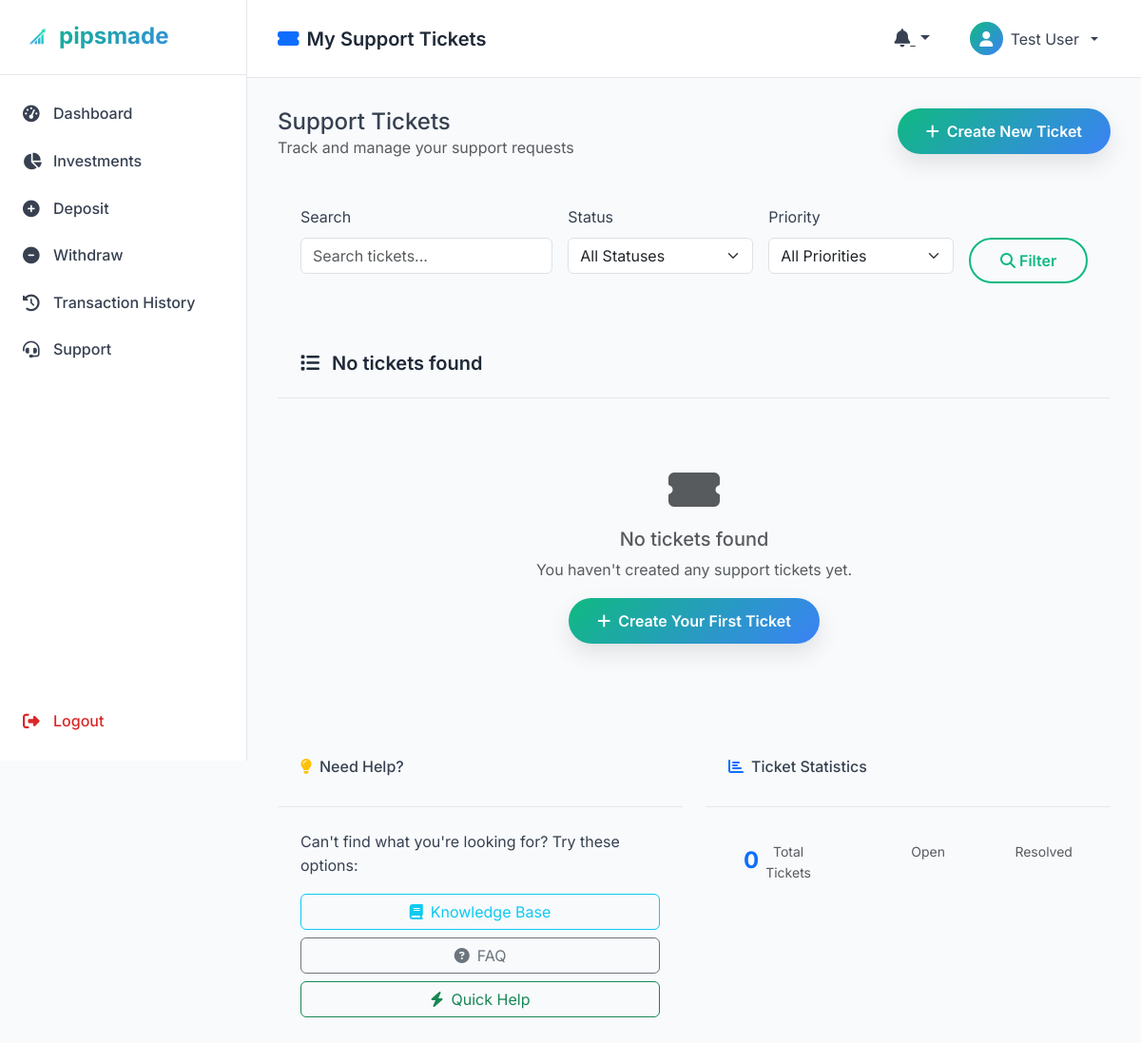
/support/tickets/ (signed in), run on an earlier commit of the app's database.
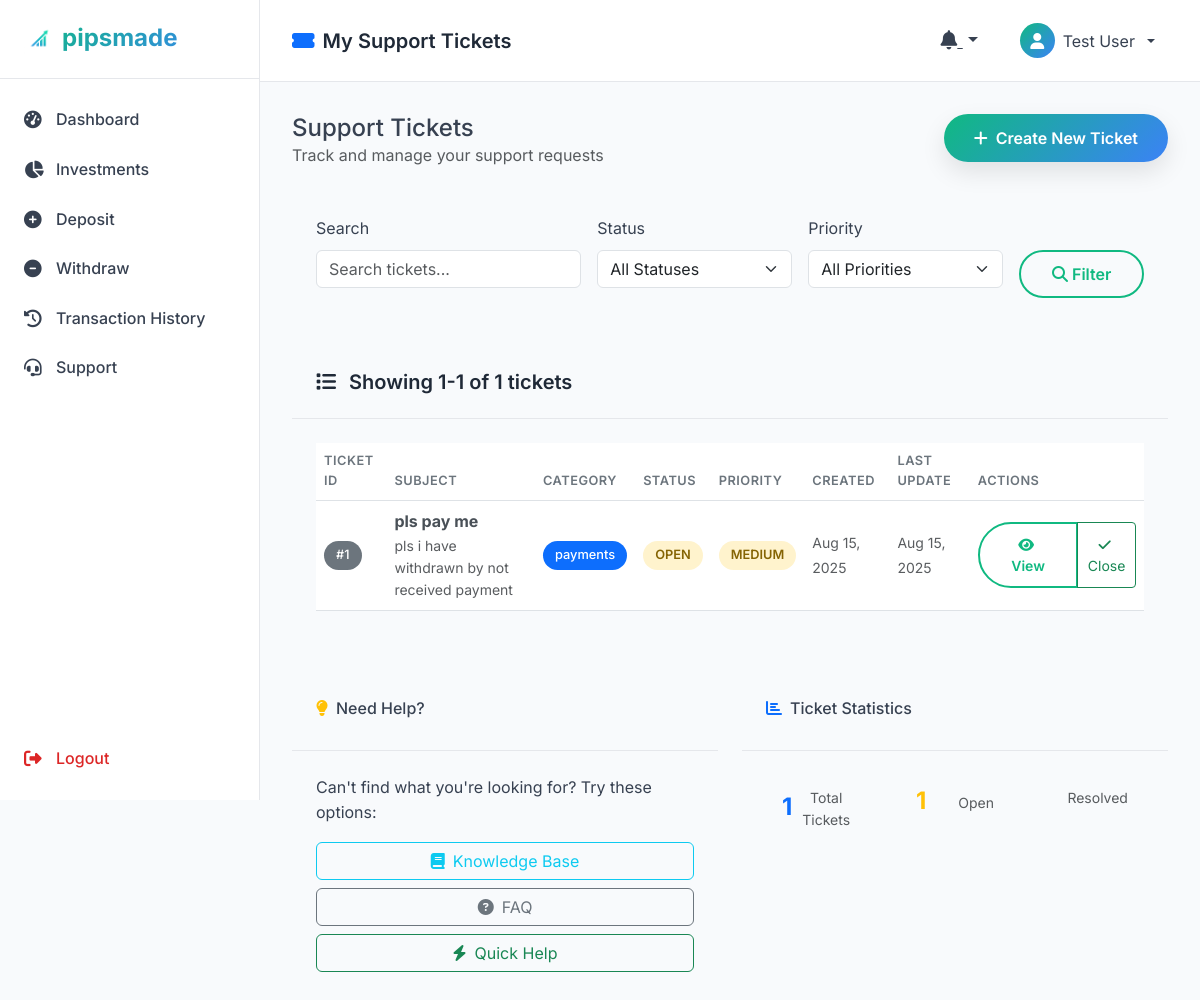
And on a later commit of the database.
### support/models.py (models this page shows, shortened)
class SupportTicket(models.Model):
    PRIORITY_CHOICES = [
        ('low', 'Low'),
        ('medium', 'Medium'),
        ('high', 'High'),
        ('urgent', 'Urgent'),
    ]
    STATUS_CHOICES = [
        ('open', 'Open'),
        ('in_progress', 'In Progress'),
        ('waiting_user', 'Waiting for User'),
        ('resolved', 'Resolved'),
        ('closed', 'Closed'),
    ]
    user = models.ForeignKey(User, on_delete=models.CASCADE, related_name='support_tickets')
    category = models.ForeignKey(SupportCategory, on_delete=models.SET_NULL, null=True)
    subject = models.CharField(max_length=200)
    description = models.TextField()
    status = models.CharField(max_length=20, choices=STATUS_CHOICES, default='open')
    priority = models.CharField(max_length=20, choices=PRIORITY_CHOICES, default='medium')
    assigned_to = models.ForeignKey(
        User,
        on_delete=models.SET_NULL,
        null=True,
        blank=True,
        related_name='assigned_tickets',
        limit_choices_to={'is_staff': True}
    )
    created_at = models.DateTimeField(auto_now_add=True)
    updated_at = models.DateTimeField(auto_now=True)
    resolved_at = models.DateTimeField(null=True, blank=True)
    closed_at = models.DateTimeField(null=True, blank=True)
    ip_address = models.GenericIPAddressField(null=True, blank=True)
    user_agent = models.TextField(blank=True)
    class Meta:
        ordering = ['-created_at']

class SupportCategory(models.Model):
    name = models.CharField(max_length=100)
    description = models.TextField(blank=True)
    icon = models.CharField(max_length=50, default='fas fa-question-circle')
    color = models.CharField(max_length=20, default='primary')
    is_active = models.BooleanField(default=True)
    created_at = models.DateTimeField(auto_now_add=True)
    class Meta:
        verbose_name_plural = "Support Categories"
        ordering = ['name']

### support/views.py (the view)
# urls.py: path('tickets/', views.my_tickets, name='my_tickets'),
@login_required
def my_tickets(request):
    tickets = SupportTicket.objects.filter(user=request.user)
    status_filter = request.GET.get('status')
    if status_filter:
        tickets = tickets.filter(status=status_filter)
    search_query = request.GET.get('search')
    if search_query:
        tickets = tickets.filter(
            Q(subject__icontains=search_query) |
            Q(description__icontains=search_query)
        )
    paginator = Paginator(tickets, 10)
    page_number = request.GET.get('page')
    page_obj = paginator.get_page(page_number)
    context = {
        'page_obj': page_obj,
        'status_filter': status_filter,
        'search_query': search_query,
    }
    return render(request, 'support/my_tickets.html', context)

### templates/support/my_tickets.html (shortened to what the changed rows need)
{% extends 'dashboard/base_dashboard.html' %}
{% load static %}
{% block content %}
    <div class="dashboard-card">
        <div class="card-header">
            <h5 class="mb-0">
                <i class="fas fa-list me-2"></i>
                {% if page_obj %}
                    Showing {{ page_obj.start_index }}-{{ page_obj.end_index }} of {{ page_obj.paginator.count }} tickets
                {% else %}
                    No tickets found
                {% endif %}
            </h5>
        </div>
        <div class="card-body">
            {% if page_obj %}
                <div class="table-responsive">
                    <table class="table table-hover">
                        <thead>
                            <tr>
                                <th>Ticket ID</th>
                                <th>Subject</th>
                                <th>Category</th>
                                <th>Status</th>
                                <th>Priority</th>
                                <th>Created</th>
                                <th>Last Update</th>
                                <th>Actions</th>
                            </tr>
                        </thead>
                        <tbody>
                            {% for ticket in page_obj %}
                            <tr>
                                <td>
                                    <span class="badge bg-secondary">#{{ ticket.id }}</span>
                                </td>
                                <td>
                                    <div class="ticket-subject">
                                        <strong>{{ ticket.subject }}</strong>
                                        {% if ticket.description %}
                                            <small class="text-muted d-block">{{ ticket.description|truncatechars:60 }}</small>
                                        {% endif %}
                                    </div>
                                </td>
                                <td>
                                    {% if ticket.category %}
                                        <span class="badge bg-primary">{{ ticket.category.name }}</span>
                                    {% else %}
                                        <span class="text-muted">No category</span>
                                    {% endif %}
                                </td>
                                <td>
                                    <span class="status-badge {{ ticket.status }}">
                                        {{ ticket.get_status_display }}
                                    </span>
                                </td>
                                <td>
                                    <span class="priority-badge {{ ticket.priority }}">
                                        {{ ticket.get_priority_display }}
                                    </span>
                                </td>
                                <td>
                                    <small class="text-muted">{{ ticket.created_at|date:"M d, Y" }}</small>
                                </td>
                                <td>
                                    <small class="text-muted">{{ ticket.updated_at|date:"M d, Y" }}</small>
                                </td>
                                <td>
                                    <div class="btn-group" role="group">
                                        <a href="{% url 'support:ticket_detail' ticket.id %}" class="btn btn-sm btn-outline-primary">
                                            <i class="fas fa-eye me-1"></i>View
                                        </a>
                                        {% if ticket.status == 'open' %}
                                        <button class="btn btn-sm btn-outline-success" onclick="closeTicket({{ ticket.id }})">
                                            <i class="fas fa-check me-1"></i>Close
                                        </button>
                                        {% endif %}
                                    </div>
                                </td>
                            </tr>
                            {% endfor %}
                        </tbody>
                    </table>
                </div>
            {% else %}
                <div class="text-center py-5">
                    <i class="fas fa-ticket-alt fa-3x text-muted mb-3"></i>
                    <h5 class="text-muted">No tickets found</h5>
                    <p class="text-muted">
                        {% if search_query or status_filter or priority_filter %}
                            Try adjusting your search criteria or
                            <a href="{% url 'support:my_tickets' %}">view all tickets</a>
                        {% else %}
                            You haven't created any support tickets yet.
                        {% endif %}
                    </p>
                    <a href="{% url 'support:create_ticket' %}" class="btn btn-primary">
                        <i class="fas fa-plus me-2"></i>Create Your First Ticket
                    </a>
                </div>
            {% endif %}
        </div>
    </div>
    <div class="row mt-4">
        <div class="col-md-6">
            <div class="dashboard-card">
                <div class="card-body">
                    <div class="row text-center">
                        <div class="col-4">
                            <div class="stat-item">
                                <h4 class="text-primary mb-1">{{ page_obj.paginator.count|default:0 }}</h4>
                                <small class="text-muted">Total Tickets</small>
                            </div>
                        </div>
                        <div class="col-4">
                            <div class="stat-item">
                                <h4 class="text-warning mb-1">
                                    {% for ticket in page_obj %}
                                        {% if ticket.status == 'open' %}{{ forloop.counter }}{% endif %}
                                    {% endfor %}
                                </h4>
                                <small class="text-muted">Open</small>
                            </div>
                        </div>
                    </div>
                </div>
            </div>
        </div>
    </div>
{% endblock %}

What changed in the data, as far as the page shows it:
added SupportTicket: id "1", subject "pls pay me", description "pls i have withdrawn by not received payment", category.name "payments", status "OPEN", priority "MEDIUM", created_at "Aug 15, 2025", updated_at "Aug 15, 2025"
Also different on the page:
{{ page_obj.start_index }}: (not shown) → "1"
{{ page_obj.end_index }}: (not shown) → "1"
{{ page_obj.paginator.count }}: (not shown) → "1"
{{ page_obj.paginator.count|default:0 }}: "0" → "1"
text no longer shown: "No tickets found No tickets found You haven't created any support tickets yet. Create Your First Ticket"
text now shown: "Showing - of tickets TICKET ID SUBJECT CATEGORY STATUS PRIORITY CREATED LAST UPDATE ACTIONS"
